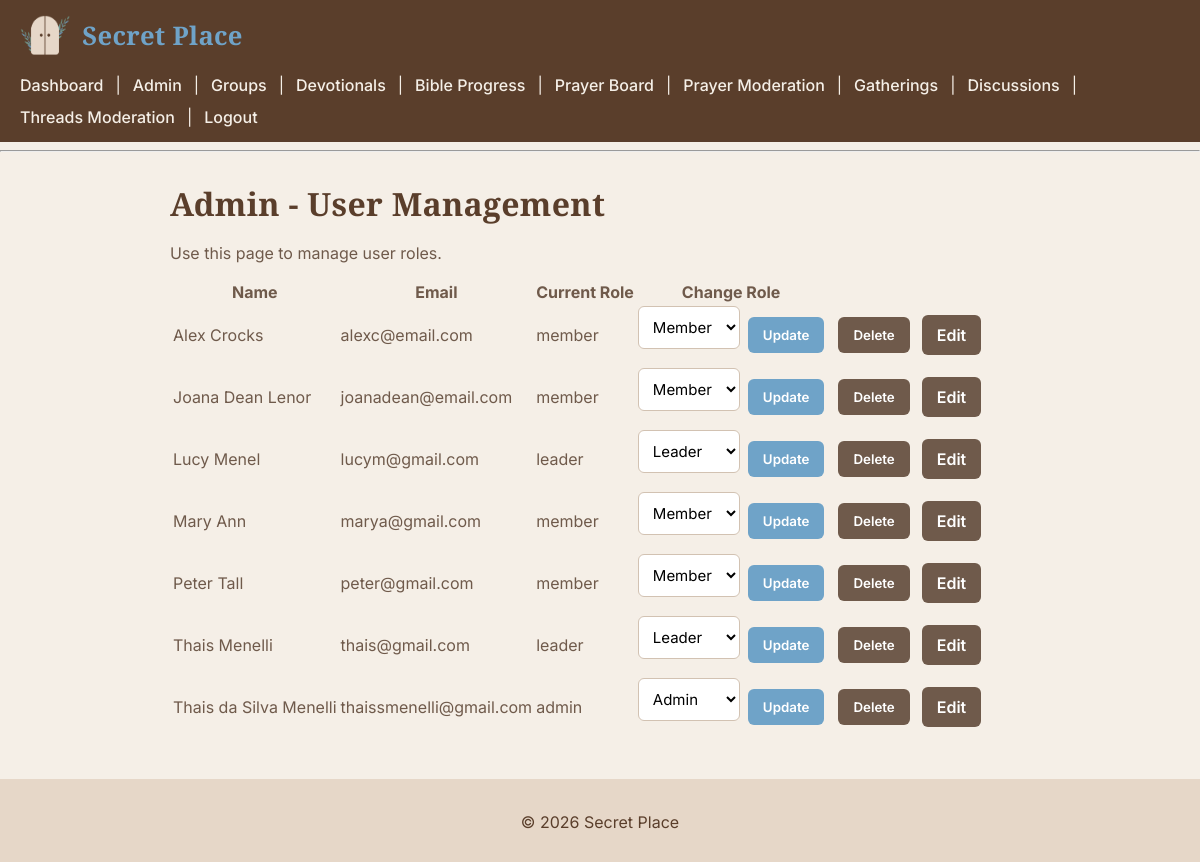
The app's page /admin/users (signed in), older data.
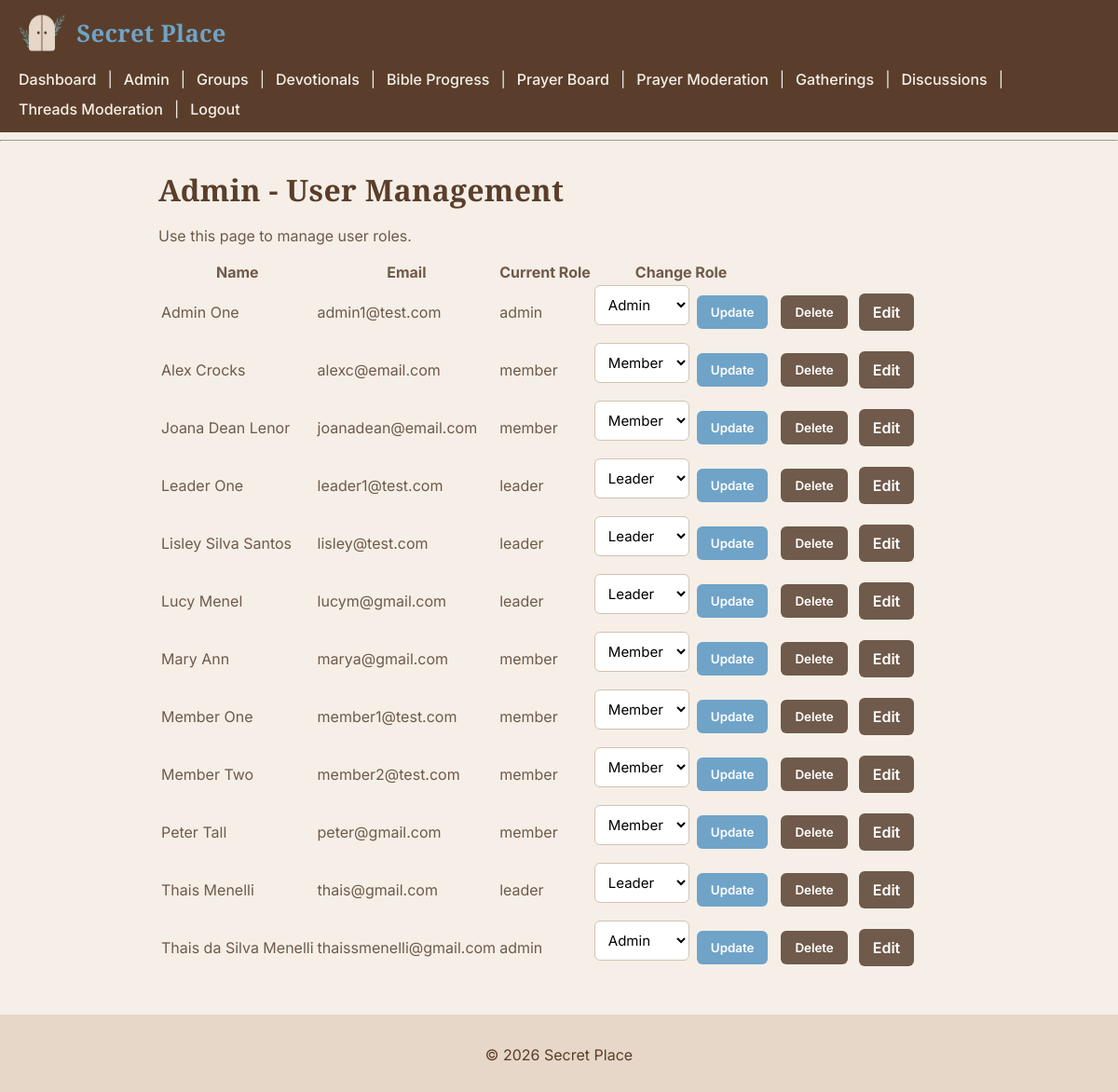
The same page, newer data.
### tables this page shows
CREATE TABLE users (
    id INTEGER PRIMARY KEY AUTOINCREMENT,
    name TEXT NOT NULL,
    email TEXT UNIQUE NOT NULL,
    password TEXT NOT NULL,
    role TEXT DEFAULT 'member'
, is_active INTEGER DEFAULT 1);

### routes/admin.py (the view)
@admin_bp.route("/users")
def admin_users():
    if not admin_required():
        flash("Access denied. Admin only.", "danger")
        return redirect(url_for("dashboard.dashboard"))
    conn = connect_db()
    c = conn.cursor()
    c.execute("""
        SELECT id, name, email, role
        FROM users
        WHERE is_active = 1
        ORDER BY name ASC
    """)
    users = c.fetchall()
    conn.close()
    return render_template("admin_users.html", users=users)

### routes/admin.py (called while the page is built)
def admin_required():
    return session.get("user_role") == "admin"

### sqlite_db.py (called while the page is built)
def connect_db():
    return sqlite3.connect(Config.DATABASE)

### templates/admin_users.html (shortened to what this page needs)
{% extends "layout.html" %}
{% block content %}
<div class="container">
    <h1>Admin - User Management</h1>
    <p>Use this page to manage user roles.</p>
    <table>
        <thead>
            <tr>
                <th>Name</th>
                <th>Email</th>
                <th>Current Role</th>
                <th>Change Role</th>
            </tr>
        </thead>
        <tbody>
            {% for user in users %}
            <tr>
                <td>{{ user[1] }}</td>
                <td>{{ user[2] }}</td>
                <td>{{ user[3] }}</td>
                <td>
                    <form method="POST" action="{{ url_for('admin.update_user_role', user_id=user[0]) }}" style="display: flex; gap: 8px; align-items: center;">
                        <select name="role">
                            <option value="member" {% if user[3] == "member" %}selected{% endif %}>Member</option>
                            <option value="leader" {% if user[3] == "leader" %}selected{% endif %}>Leader</option>
                            <option value="admin" {% if user[3] == "admin" %}selected{% endif %}>Admin</option>
                        </select>
                        <button type="submit">Update</button>
                    </form>
                </td>
                <td>
                    <button type="button" class="btn btn-secondary" data-confirm="Are you sure you want to deactivate this user?" data-form="delete-user-{{ user[0] }}">Delete</button>
                </td>
                <td>
                    <a href="{{ url_for('admin.edit_user', user_id=user[0]) }}" class="btn btn-secondary" style="margin-left:8px;">Edit</a>
                </td>
            </tr>
            {% endfor %}
        </tbody>
    </table>
</div>
{% endblock %}

### templates/layout.html (shortened to what this page needs)
<!DOCTYPE html>
<html lang="en">
<head>
    <link rel="stylesheet" href="{{ url_for('static', filename='css/styles.css') }}">
</head>
<body>
    <header class="main-header">
        <div class="logo-container">
            <img src="{{ url_for('static', filename='images/logo_blue2.png') }}" alt="Secret Place Logo" class="logo">
            <h1 class="app-title">Secret Place</h1>
        </div>
            <nav class="main-nav">
                {% if session.get('user_id') %}
                    <a href="{{ url_for('dashboard.dashboard') }}">Dashboard</a> |
                    {% if session.get("user_role") == "admin" %}
                        <a href="{{ url_for('admin.admin_users') }}">Admin</a> |
                    {% endif %}
                    <a href="{{ url_for('groups.list_groups') }}">Groups</a> |
                    <a href="{{ url_for('devotionals.list_devotionals') }}">Devotionals</a> |
                    <a href="{{ url_for('bible.view_progress') }}">Bible Progress</a>  |
                    <a href="{{ url_for('prayer_requests.list_requests') }}">Prayer Board</a> |
                        {% if session.get('user_role') in ['admin', 'leader'] %}
                            <a href="{{ url_for('prayer_requests.pending_requests') }}">Prayer Moderation</a>  |
                        {% endif %}
                    <a href="{{ url_for('gatherings.list_gatherings') }}">Gatherings</a> |
                    <a href="{{ url_for('discussions.list_threads') }}">Discussions</a> |
                        {% if session.get('user_role') in ['admin', 'leader'] %}
                            <a href="{{ url_for('discussions.pending_threads') }}">Threads Moderation</a>  |
                        {% endif %}
                    <a href="{{ url_for('auth.logout') }}">Logout</a>
                {% else %}
                    <a href="{{ url_for('auth.login') }}">Login</a>
                    <a href="{{ url_for('auth.register') }}">Register</a>
                {% endif %}
            </nav>
    </header>
    <hr>
    <main class="container">
        {% block content %}
        {% endblock %}
    </main>
    <footer class="footer">
        <p>© 2026 Secret Place</p>
    </footer>
</body>
</html>

### static/css/styles.css (style rules this page uses)
body { font-family: 'Inter', sans-serif; background-color: #f5efe7; color: #6f5a4b; margin: 0; padding: 0; }
.container { max-width: 900px; margin: 30px auto; padding: 0 20px; }
.main-header { background-color: #5a3e2b; padding: 15px 20px; color: #f5efe7; display: flex; flex-direction: column; gap: 10px; }
.logo-container { display: flex; align-items: center; gap: 12px; }
.logo { height: 40px; }
.app-title { color: #6fa3c8 ; margin: 0; font-size: 1.6rem; }
.main-nav { margin-top: 10px; display: flex; flex-wrap: wrap; gap: 12px; }
.main-nav a { color: #f5efe7; text-decoration: none; font-weight: 500; }
h1, h2, h3, h4, h5, h6 { font-family: 'Playfair Display', serif; color: #5a3e2b; font-weight: 700; letter-spacing: 0.3px; margin-bottom: 10px; }
h1 { font-size: 2rem; margin-bottom: 10px; }
p { line-height: 1.6; margin-bottom: 12px; }
a { color: #6fa3c8; }
button, .button, .btn { font-family: 'Inter', sans-serif; font-weight: 600; background-color: #6fa3c8; color: white; border: none; padding: 10px 15px; text-decoration: none; cursor: pointer; border-radius: 6px; display: inline-block; transition: all 0.2s ease; }
input, textarea, select { font-family: 'Inter', sans-serif; font-size: 15px; width: 100%; padding: 10px; margin-bottom: 15px; border-radius: 6px; border: 1px solid #d2c2b2; background-color: white; }
.footer { margin-top: 40px; text-align: center; padding: 15px; background-color: #e6d7c8; color: #5a3e2b; }
.btn-secondary { background-color: #6f5a4b; }

Row changes from the older to the newer data that the page shows:
added users: name "Admin One", email "admin1@test.com", role "admin", role "Admin"
added users: name "Leader One", email "leader1@test.com", role "leader", role "Leader"
added users: name "Lisley Silva Santos", email "lisley@test.com", role "leader", role "Leader"
added users: name "Member One", email "member1@test.com", role "member", role "Member"
added users: name "Member Two", email "member2@test.com", role "member", role "Member"
